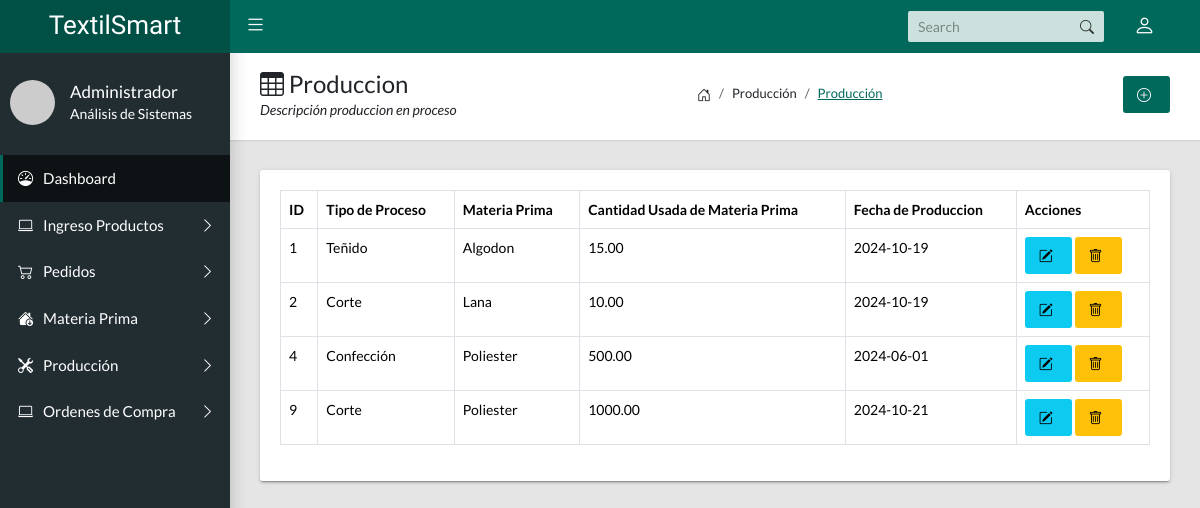
The app's page /?c=produccion with its own data.
### tables this page shows
CREATE TABLE `produccion` (
  `id_produccion` int(11) NOT NULL,
  `id_proceso` int(11) DEFAULT NULL,
  `id_inventario_mp` int(11) DEFAULT NULL,
  `cantidad_usada` decimal(10,2) DEFAULT NULL,
  `fecha_produccion` date DEFAULT NULL
);

CREATE TABLE `proceso_produccion` (
  `id_proceso` int(11) NOT NULL,
  `nombre_proceso` varchar(100) DEFAULT NULL,
  `descripcion_proceso` text DEFAULT NULL
);

CREATE TABLE `materia_prima` (
  `id_materia_prima` int(11) NOT NULL,
  `nombre` varchar(100) DEFAULT NULL,
  `descripcion` text DEFAULT NULL,
  `unidad_medida` varchar(50) DEFAULT NULL,
  `costo_unitario` decimal(10,2) DEFAULT NULL,
  `fecha_ingreso` date DEFAULT NULL,
  `fecha_actualizacion` date DEFAULT NULL
);

### Controlador/produccion.controlador.php (called while the page is built, shortened)
<?php
require_once "Modelo/produccion.php";
class ProduccionControlador{
    public function __CONSTRUCT(){
        $this->modelo=new Produccion;
    }
    public function Inicio(){
        require_once "Vista/encabezado.php";
        require_once "Vista/produccion/index.php";
        require_once "Vista/pie.php";
    }
}

### Modelo/basededatos.php (called while the page is built, shortened)
<?php
class BasedeDatos{
    public static function Conectar(){
        try {
            $conexion = new PDO
            ("mysql:host=".self::servidor.";dbname=".self::nombrebd.";chartset=utf8",self::usuariobd,self::clave);
            $conexion -> setAttribute(PDO::ATTR_ERRMODE,PDO::ERRMODE_EXCEPTION);
            return $conexion;
        }catch(PDOException $e){
            return "Fallo ".$e->getMessage();
        }
    }
}

### Modelo/produccion.php (called while the page is built, shortened)
<?php
class Produccion{
    private $pdo;
    public function __CONSTRUCT(){
        $this->pdo = BasedeDatos::Conectar();
    }
    public function ListarProduccion(){
        try{
            $consulta = $this->pdo->prepare
            ("SELECT p.*,mp.nombre AS nombre_materia_prima,pp.nombre_proceso
            FROM
                produccion p
            INNER JOIN
                inventariomateriaprima imp ON p.id_inventario_mp = imp.id_inventario_mp
            INNER JOIN
                materia_prima mp ON imp.id_materia_prima = mp.id_materia_prima
            INNER JOIN
                proceso_produccion pp ON p.id_proceso = pp.id_proceso;
            ");
            $consulta->execute();
            return $consulta->fetchAll(PDO::FETCH_OBJ);
        }catch(Exception $e){
            die($e->getMessage());
        }
    }
}

### Vista/produccion/index.php (the view)
<main class="app-content">
      <div class="app-title">
        <div>
          <h1><i class="bi bi-table"></i> Produccion</h1>
          <p>Descripción produccion en proceso</p>
        </div>
        <ul class="app-breadcrumb breadcrumb side">
          <li class="breadcrumb-item"><i class="bi bi-house-door fs-6"></i></li>
          <li class="breadcrumb-item">Producción</li>
          <li class="breadcrumb-item active"><a href="#">Producción</a></li>
        </ul>
      <div><a class="btn btn-primary btn-flat" href="?c=produccion&a=FormCrearProduccion"><i class="bi bi-plus-circle"></i></a>
      </div>
      </div>
      <div class="row">
        <div class="col-md-12">
          <div class="tile">
            <div class="tile-body">
              <div class="table-responsive">
                <table class="table table-hover table-bordered" id="sampleTable">
                  <thead>
                    <tr>
                      <th>ID</th>
                      <th>Tipo de Proceso</th>
                      <th>Materia Prima</th>
                      <th>Cantidad Usada de Materia Prima</th>
                      <th>Fecha de Produccion</th>
                      <th>Acciones</th>
                    </tr>
                  </thead>
                  <tbody>
                <?php foreach($this->modelo->ListarProduccion()as$r): ?>
                    <tr>
                      <td><?=$r->id_produccion?></td>
                      <td><?=$r->nombre_proceso?></td>
                      <td><?=$r->nombre_materia_prima?></td>
                      <td><?=$r->cantidad_usada?></td>
                      <td><?=$r->fecha_produccion?></td>
                      <td>
                        <a class="btn btn-info btn-flat" href="?c=produccion&a=FormCrearProduccion&id=<?=$r->id_produccion?>"><i class="bi bi-pencil-square"></i></a>
                        <a class="btn btn-warning btn-flat" href="?c=produccion&a=BorrarProduccion&id=<?=$r->id_produccion?>"><i class="bi bi-trash"></i></a>
                      </td>
                    </tr>
                <?php endforeach;?>
                  </tbody>
                </table>
              </div>
            </div>
          </div>
        </div>
      </div>
    </main>

### records on screen
produccion: id_produccion "1", id_proceso.nombre_proceso "Teñido", materia_prima.nombre "Algodon", cantidad_usada "15.00", fecha_produccion "2024-10-19"
produccion: id_produccion "2", id_proceso.nombre_proceso "Corte", materia_prima.nombre "Lana", cantidad_usada "10.00", fecha_produccion "2024-10-19"
produccion: id_produccion "4", id_proceso.nombre_proceso "Confección", materia_prima.nombre "Poliester", cantidad_usada "500.00", fecha_produccion "2024-06-01"
produccion: id_produccion "9", id_proceso.nombre_proceso "Corte", materia_prima.nombre "Poliester", cantidad_usada "1000.00", fecha_produccion "2024-10-21"
